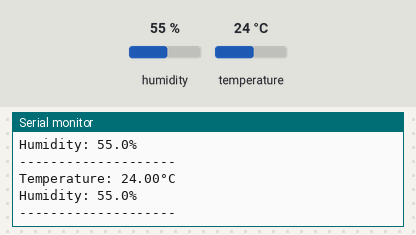
Bench run of a sketch on a simulated Arduino Uno, built with avr-gcc and run on an emulated ATmega328P. Shown: the last lines printed to the serial monitor. Inputs (shaded band) come from the test bench; at power-on: humidity 55 %, temperature 24 °C.

Above: at 2.8 s.
2.9 s: humidity set to 22 %
At 4.9 s:
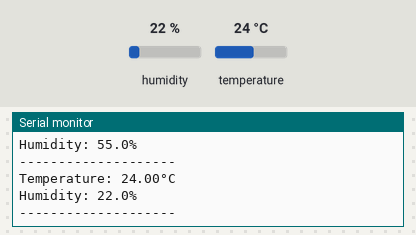
5.6 s: temperature set to 12 °C
At 6.8 s:
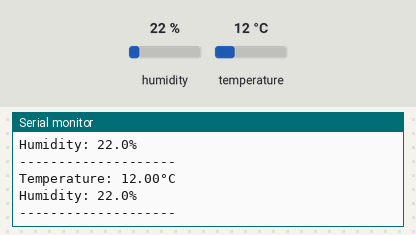
8.3 s: humidity set to 40 %
At 10.7 s:
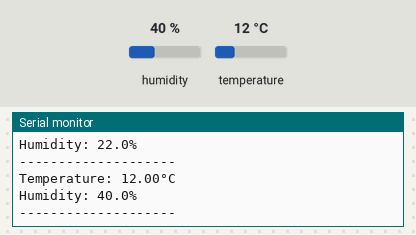
Timing chart, 0 to 12.2 s (numbered marks = the images above; inputs shaded):
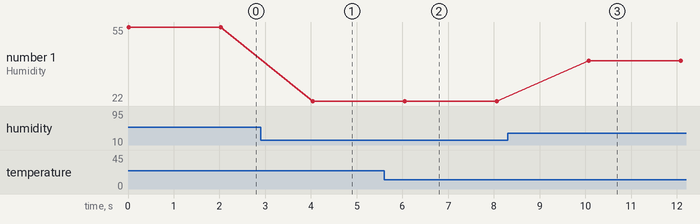

The sketch:

DHT22.ino
```cpp
#include <Arduino.h>
#include <DHTesp.h>

const int DHTPin = 15;
DHTesp dhtSensor; // Corrected Typo

void setup() {
  Serial.begin(115200);
  dhtSensor.setup(DHTPin, DHTesp::DHT22);
}

void loop() {
  TempAndHumidity data = dhtSensor.getTempAndHumidity();
  Serial.println("Temperature: " + String(data.temperature, 2) + "°C");
  Serial.println("Humidity: " + String(data.humidity, 1) + "%");
  Serial.println("--------------------");
  delay(2000);
}
```

Measured:
- after the input at 2.9 s, the serial monitor: prints a new line after 1.1 s (image 1)
- after the input at 5.6 s, the serial monitor: prints a new line after 0.44 s (image 2)
- after the input at 8.3 s, the serial monitor: prints a new line after 1.8 s (image 3)
- plotted number 1: 55 → 22 after the input at 2.9 s, 22 → 40 after the input at 8.3 s
